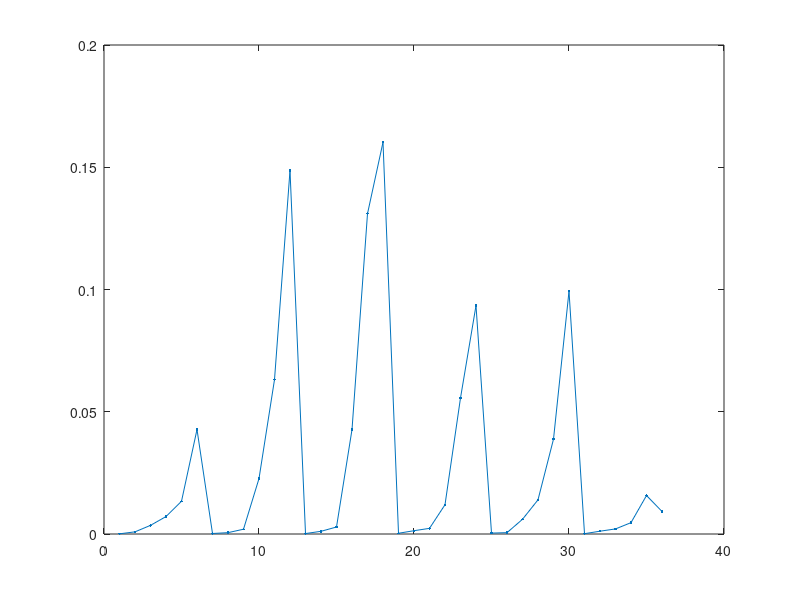
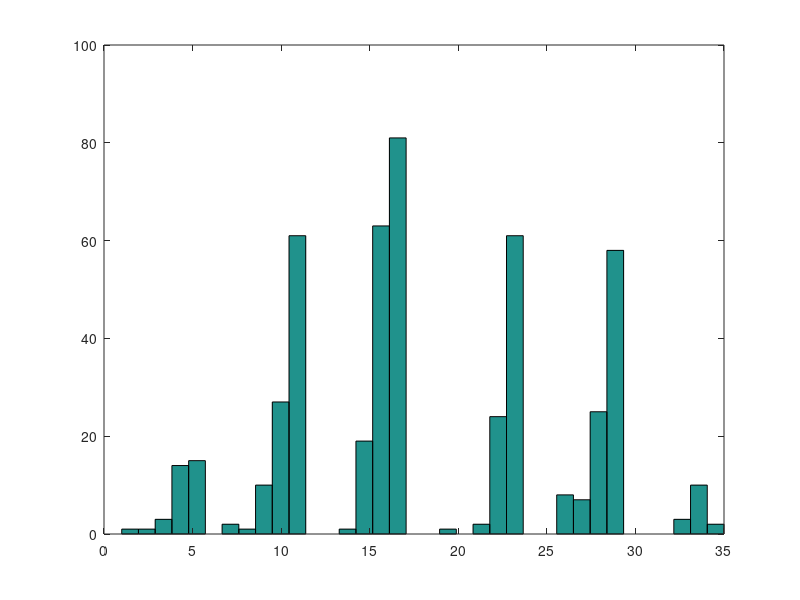

The MATLAB source for these figures, in order:
close all
p3 = [7.436249964146805E-5, 8.803341561704123E-4, 0.0035360126105556935, 0.007129015159369105, 0.013390775997392758, 0.042740521103984845, 2.0605984560073546E-4, 5.474858063870015E-4, 0.001960088174649862, 0.022673176060479472, 0.06313580544209797, 0.14867815912028698, 1.801034980538674E-4, 0.0011016185313622604, 0.0028625050731813277, 0.042702450996662936, 0.13101034850781038, 0.1602347939267718, 3.0526805031118765E-4, 0.001346963387916996, 0.0023111595796917214, 0.011971230722647731, 0.055638509262604136, 0.093420868561169, 3.7260684979351826E-4, 5.492290531733954E-4, 0.006016470076008569, 0.013976991457963455, 0.03880392678001158, 0.09928259365276453, 1.326646080361352E-4, 0.0011456167078529877, 0.002077617332433626, 0.004642173276905307, 0.015734801128788854, 0.009227693001468302];
I3 = [3, 11, 16, 23, 29, 16, 9, 28, 10, 4, 17, 29, 29, 4, 23, 16, 26, 28, 17, 5, 22, 23, 22, 4, 34, 34, 23, 16, 17, 16, 11, 16, 15, 16, 3, 11, 19, 17, 23, 17, 11, 22, 17, 11, 17, 17, 11, 10, 29, 22, 11, 28, 28, 8, 10, 16, 17, 17, 28, 29, 16, 22, 10, 16, 15, 35, 15, 16, 29, 16, 17, 17, 23, 17, 28, 29, 28, 11, 29, 26, 34, 16, 23, 11, 17, 29, 29, 29, 26, 28, 4, 11, 28, 26, 9, 11, 22, 17, 23, 11, 29, 11, 5, 4, 29, 11, 16, 23, 17, 17, 16, 23, 28, 27, 16, 15, 5, 26, 11, 15, 29, 23, 10, 17, 23, 28, 16, 9, 16, 11, 16, 15, 16, 22, 9, 16, 22, 10, 34, 9, 29, 22, 16, 28, 17, 10, 29, 29, 28, 17, 23, 11, 11, 11, 29, 23, 4, 29, 4, 17, 11, 16, 17, 29, 29, 11, 29, 29, 17, 11, 22, 5, 17, 5, 22, 11, 21, 17, 17, 11, 29, 5, 11, 23, 16, 16, 23, 9, 16, 5, 16, 15, 16, 29, 23, 5, 22, 28, 28, 29, 23, 11, 10, 16, 9, 17, 23, 10, 16, 11, 29, 28, 16, 23, 27, 28, 16, 16, 14, 16, 15, 23, 10, 16, 15, 17, 29, 16, 28, 29, 16, 11, 17, 16, 11, 10, 17, 16, 17, 17, 11, 17, 4, 11, 15, 11, 17, 17, 10, 23, 17, 29, 15, 22, 1, 29, 23, 10, 23, 23, 11, 7, 29, 29, 22, 17, 23, 29, 17, 16, 17, 17, 29, 23, 23, 11, 4, 15, 29, 35, 22, 27, 7, 16, 4, 11, 17, 16, 17, 23, 17, 23, 17, 23, 29, 22, 16, 17, 17, 4, 17, 23, 17, 15, 23, 16, 16, 10, 29, 33, 21, 16, 23, 11, 11, 9, 10, 16, 17, 10, 29, 34, 23, 11, 3, 22, 22, 10, 22, 11, 29, 23, 33, 17, 11, 17, 23, 16, 16, 28, 23, 17, 17, 29, 23, 23, 17, 29, 10, 5, 23, 16, 34, 17, 10, 29, 10, 29, 17, 29, 11, 26, 17, 17, 27, 16, 11, 11, 11, 23, 23, 29, 27, 23, 10, 11, 17, 16, 16, 15, 15, 11, 29, 15, 10, 11, 34, 22, 28, 5, 17, 11, 27, 23, 9, 4, 11, 2, 17, 29, 27, 23, 22, 15, 17, 5, 5, 11, 11, 29, 17, 16, 23, 28, 22, 23, 23, 23, 34, 29, 16, 11, 11, 23, 11, 26, 10, 11, 10, 10, 23, 23, 4, 17, 17, 11, 11, 29, 16, 34, 17, 23, 17, 29, 29, 28, 17, 4, 29, 16, 29, 11, 5, 10, 17, 11, 23, 16, 29, 23, 16, 17, 28, 28, 5, 17, 17, 28, 15, 29, 23, 29, 17, 17, 17, 23, 16, 22, 15, 34, 17, 23, 5, 17, 17, 17, 22, 11, 16, 26, 23, 17, 16, 11, 16, 23, 33, 10, 17, 9];

plot(1:36,p3,'.-')
figure
hist(I3,36)